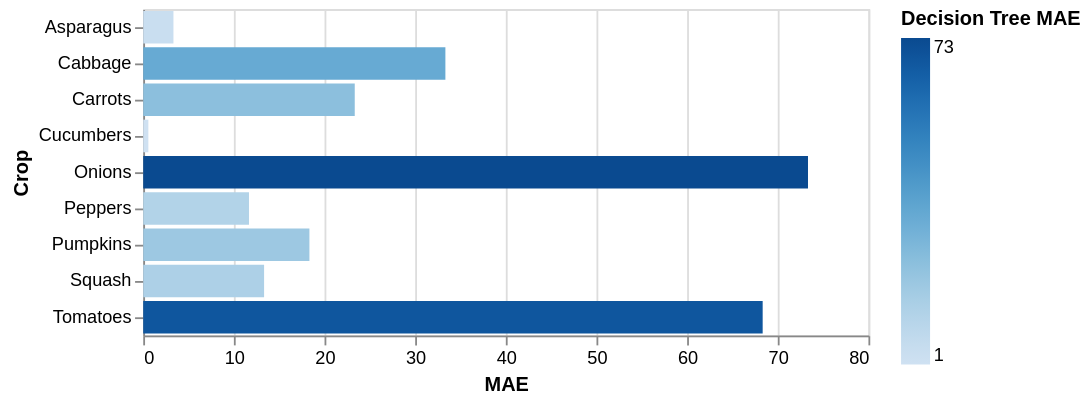

Specify this chart in Vega-Lite:
### Vega-Lite specification from a JSON file in a GitHub repository (floating-point values rounded to 4 significant figures)
{"config": {"view": {"continuousWidth": 400, "continuousHeight": 300}}, "data": {"name": "data-bc668d3d2008cca2ba1033adfbcc2d7e"}, "mark": "bar", "encoding": {"color": {"condition": {"field": "Decision Tree MAE", "type": "quantitative", "selection": "selector002"}, "value": "grey"}, "tooltip": [{"field": "Decision Tree MAE", "type": "quantitative"}, {"field": "Crop", "type": "nominal"}], "x": {"field": "Decision Tree MAE", "title": "MAE", "type": "quantitative"}, "y": {"field": "Crop", "type": "nominal"}}, "selection": {"selector002": {"type": "single"}}, "$schema": "https://vega.github.io/schema/vega-lite/v5.json", "datasets": {"data-bc668d3d2008cca2ba1033adfbcc2d7e": [{"Crop": "Asparagus", "Decision Tree MAE": 3.333}, {"Crop": "Cabbage", "Decision Tree MAE": 33.33}, {"Crop": "Carrots", "Decision Tree MAE": 23.33}, {"Crop": "Cucumbers", "Decision Tree MAE": 0.5667}, {"Crop": "Onions", "Decision Tree MAE": 73.33}, {"Crop": "Peppers", "Decision Tree MAE": 11.67}, {"Crop": "Pumpkins", "Decision Tree MAE": 18.33}, {"Crop": "Squash", "Decision Tree MAE": 13.33}, {"Crop": "Tomatoes", "Decision Tree MAE": 68.33}]}}
